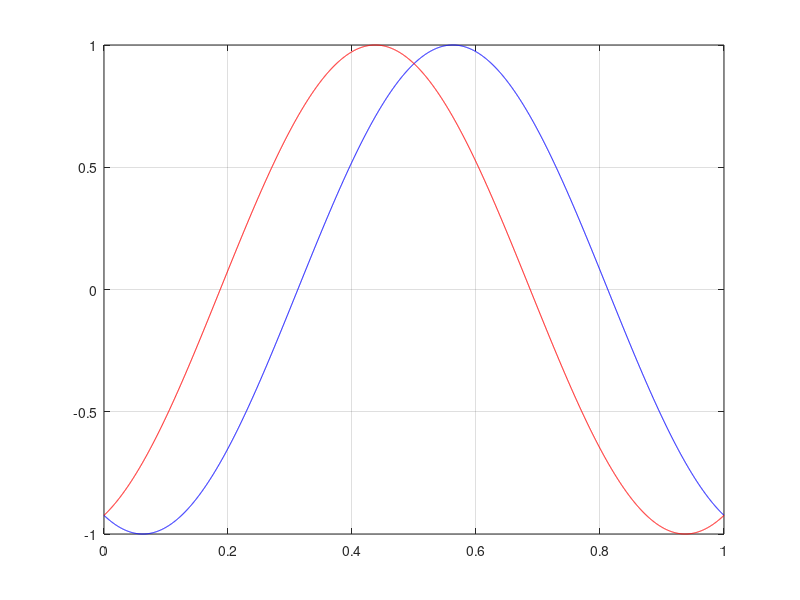

Write MATLAB code to recreate this figure.
clear all; 
close all;
fclose all;
clc;

g         =   9.81;

% Geometry
L         = 1800e3;
B         =  550e3;
H         =     80;

% Parameters k en omega
T         = 745*60;
omega     = 2*pi/T;
k         = omega./sqrt(g*H);

% Input for formules
x         = L;
t         = [0:T/3e3:T];

sigA      = cos(k.*x).*cos(omega.*t) - sin(k.*x).*sin(omega.*t);
sigB      = cos(k.*x).*cos(omega.*t) + sin(k.*x).*sin(omega.*t);

plot(t/T,sigA,'b'); hold on;
plot(t/T,sigB,'r'); hold off;
grid on;
xlim([0 1]);

maxdifft  = t(sigA==max(sigA(:))) - t(sigB==max(sigB(:)));
mindifft  = t(sigA==min(sigA(:))) - t(sigB==min(sigB(:)));

difft1    = maxdifft/T;
difft2    = mindifft/T;

fasediff1 = difft1*360
fasediff2 = difft2*360